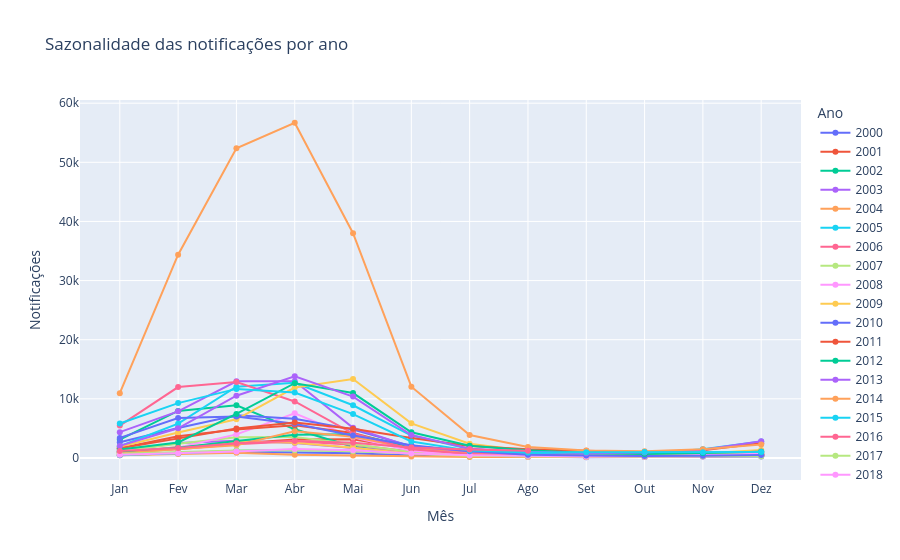

Notebook source saved alongside this figure:
### Code cell
fig = px.line(
    df_sazonalidade,
    x="Mês",
    y="Notificações",
    color="Ano",
    markers=True,
    labels={
        "Mês": "Mês",
        "Notificações": "Notificações",
        "Ano": "Ano"
    },
    title="Sazonalidade das notificações por ano"
)

fig.update_layout(
    xaxis=dict(
        tickmode="array",
        tickvals=list(range(1, 13)),
        ticktext=[
            "Jan", "Fev", "Mar", "Abr",
            "Mai", "Jun", "Jul", "Ago",
            "Set", "Out", "Nov", "Dez"
        ]
    )
)

fig.show()

### Figure 1 — Plotly figure (JSON) as saved in the notebook; plotly's stock layout.template omitted (floating-point values rounded to 4 significant figures)
{"data": [{"hovertemplate": "Ano=2000<br>Mês=%{x}<br>Notificações=%{y}<extra></extra>", "legendgroup": "2000", "line": {"color": "#636efa", "dash": "solid"}, "marker": {"symbol": "circle"}, "mode": "lines+markers", "name": "2000", "orientation": "v", "showlegend": true, "type": "scatter", "x": [1, 2, 3, 4, 5, 6, 7, 8, 9, 10, 11, 12], "xaxis": "x", "y": [458.3, 853.1, 1038.0, 963.3, 795.8, 397.8, 253.6, 194.3, 118.4, 140.9, 233.7, 239.7], "yaxis": "y"}, {"hovertemplate": "Ano=2001<br>Mês=%{x}<br>Notificações=%{y}<extra></extra>", "legendgroup": "2001", "line": {"color": "#EF553B", "dash": "solid"}, "marker": {"symbol": "circle"}, "mode": "lines+markers", "name": "2001", "orientation": "v", "showlegend": true, "type": "scatter", "x": [1, 2, 3, 4, 5, 6, 7, 8, 9, 10, 11, 12], "xaxis": "x", "y": [1015.0, 1804.0, 2431.0, 3115.0, 3158.0, 1533.0, 794.3, 516.6, 349.9, 398.1, 458.6, 537.9], "yaxis": "y"}, {"hovertemplate": "Ano=2002<br>Mês=%{x}<br>Notificações=%{y}<extra></extra>", "legendgroup": "2002", "line": {"color": "#00cc96", "dash": "solid"}, "marker": {"symbol": "circle"}, "mode": "lines+markers", "name": "2002", "orientation": "v", "showlegend": true, "type": "scatter", "x": [1, 2, 3, 4, 5, 6, 7, 8, 9, 10, 11, 12], "xaxis": "x", "y": [3106.0, 7953.0, 8916.0, 4846.0, 1903.0, 767.6, 473.0, 386.3, 293.2, 298.2, 462.9, 509.1], "yaxis": "y"}, {"hovertemplate": "Ano=2003<br>Mês=%{x}<br>Notificações=%{y}<extra></extra>", "legendgroup": "2003", "line": {"color": "#ab63fa", "dash": "solid"}, "marker": {"symbol": "circle"}, "mode": "lines+markers", "name": "2003", "orientation": "v", "showlegend": true, "type": "scatter", "x": [1, 2, 3, 4, 5, 6, 7, 8, 9, 10, 11, 12], "xaxis": "x", "y": [1138.0, 2540.0, 2889.0, 2539.0, 1664.0, 1001.0, 538.0, 339.0, 299.0, 233.2, 280.5, 357.7], "yaxis": "y"}, {"hovertemplate": "Ano=2004<br>Mês=%{x}<br>Notificações=%{y}<extra></extra>", "legendgroup": "2004", "line": {"color": "#FFA15A", "dash": "solid"}, "marker": {"symbol": "circle"}, "mode": "lines+markers", "name": "2004", "orientation": "v", "showlegend": true, "type": "scatter", "x": [1, 2, 3, 4, 5, 6, 7, 8, 9, 10, 11, 12], "xaxis": "x", "y": [447.4, 650.8, 899.7, 552.3, 423.4, 257.3, 178.3, 162.6, 147.1, 151.3, 300.1, 327.3], "yaxis": "y"}, {"hovertemplate": "Ano=2005<br>Mês=%{x}<br>Notificações=%{y}<extra></extra>", "legendgroup": "2005", "line": {"color": "#19d3f3", "dash": "solid"}, "marker": {"symbol": "circle"}, "mode": "lines+markers", "name": "2005", "orientation": "v", "showlegend": true, "type": "scatter", "x": [1, 2, 3, 4, 5, 6, 7, 8, 9, 10, 11, 12], "xaxis": "x", "y": [502.1, 793.8, 1225.0, 1344.0, 1207.0, 888.5, 701.9, 585.4, 358.4, 253.3, 352.8, 394.8], "yaxis": "y"}, {"hovertemplate": "Ano=2006<br>Mês=%{x}<br>Notificações=%{y}<extra></extra>", "legendgroup": "2006", "line": {"color": "#FF6692", "dash": "solid"}, "marker": {"symbol": "circle"}, "mode": "lines+markers", "name": "2006", "orientation": "v", "showlegend": true, "type": "scatter", "x": [1, 2, 3, 4, 5, 6, 7, 8, 9, 10, 11, 12], "xaxis": "x", "y": [961.6, 1481.0, 2334.0, 2840.0, 2224.0, 1087.0, 620.0, 461.2, 272.9, 273.3, 442.9, 554.9], "yaxis": "y"}, {"hovertemplate": "Ano=2007<br>Mês=%{x}<br>Notificações=%{y}<extra></extra>", "legendgroup": "2007", "line": {"color": "#B6E880", "dash": "solid"}, "marker": {"symbol": "circle"}, "mode": "lines+markers", "name": "2007", "orientation": "v", "showlegend": true, "type": "scatter", "x": [1, 2, 3, 4, 5, 6, 7, 8, 9, 10, 11, 12], "xaxis": "x", "y": [1136.0, 2404.0, 3507.0, 3563.0, 2321.0, 997.4, 645.2, 410.6, 243.1, 297.7, 403.4, 509.7], "yaxis": "y"}, {"hovertemplate": "Ano=2008<br>Mês=%{x}<br>Notificações=%{y}<extra></extra>", "legendgroup": "2008", "line": {"color": "#FF97FF", "dash": "solid"}, "marker": {"symbol": "circle"}, "mode": "lines+markers", "name": "2008", "orientation": "v", "showlegend": true, "type": "scatter", "x": [1, 2, 3, 4, 5, 6, 7, 8, 9, 10, 11, 12], "xaxis": "x", "y": [1134.0, 1745.0, 3989.0, 7562.0, 3484.0, 1222.0, 407.2, 214.1, 143.5, 181.1, 241.6, 321.0], "yaxis": "y"}, {"hovertemplate": "Ano=2009<br>Mês=%{x}<br>Notificações=%{y}<extra></extra>", "legendgroup": "2009", "line": {"color": "#FECB52", "dash": "solid"}, "marker": {"symbol": "circle"}, "mode": "lines+markers", "name": "2009", "orientation": "v", "showlegend": true, "type": "scatter", "x": [1, 2, 3, 4, 5, 6, 7, 8, 9, 10, 11, 12], "xaxis": "x", "y": [668.9, 1593.0, 2838.0, 2572.0, 1719.0, 745.9, 359.2, 250.8, 191.8, 267.0, 740.9, 1365.0], "yaxis": "y"}, {"hovertemplate": "Ano=2010<br>Mês=%{x}<br>Notificações=%{y}<extra></extra>", "legendgroup": "2010", "line": {"color": "#636efa", "dash": "solid"}, "marker": {"symbol": "circle"}, "mode": "lines+markers", "name": "2010", "orientation": "v", "showlegend": true, "type": "scatter", "x": [1, 2, 3, 4, 5, 6, 7, 8, 9, 10, 11, 12], "xaxis": "x", "y": [2644.0, 5076.0, 7234.0, 6619.0, 4824.0, 2005.0, 1126.0, 797.0, 580.2, 518.1, 729.2, 1094.0], "yaxis": "y"}, {"hovertemplate": "Ano=2011<br>Mês=%{x}<br>Notificações=%{y}<extra></extra>", "legendgroup": "2011", "line": {"color": "#EF553B", "dash": "solid"}, "marker": {"symbol": "circle"}, "mode": "lines+markers", "name": "2011", "orientation": "v", "showlegend": true, "type": "scatter", "x": [1, 2, 3, 4, 5, 6, 7, 8, 9, 10, 11, 12], "xaxis": "x", "y": [1634.0, 3662.0, 4815.0, 5543.0, 4214.0, 1661.0, 670.6, 448.6, 325.2, 335.5, 465.2, 703.9], "yaxis": "y"}, {"hovertemplate": "Ano=2012<br>Mês=%{x}<br>Notificações=%{y}<extra></extra>", "legendgroup": "2012", "line": {"color": "#00cc96", "dash": "solid"}, "marker": {"symbol": "circle"}, "mode": "lines+markers", "name": "2012", "orientation": "v", "showlegend": true, "type": "scatter", "x": [1, 2, 3, 4, 5, 6, 7, 8, 9, 10, 11, 12], "xaxis": "x", "y": [1022.0, 1713.0, 2885.0, 3914.0, 4017.0, 1913.0, 945.3, 602.4, 361.7, 350.0, 485.3, 863.7], "yaxis": "y"}, {"hovertemplate": "Ano=2013<br>Mês=%{x}<br>Notificações=%{y}<extra></extra>", "legendgroup": "2013", "line": {"color": "#ab63fa", "dash": "solid"}, "marker": {"symbol": "circle"}, "mode": "lines+markers", "name": "2013", "orientation": "v", "showlegend": true, "type": "scatter", "x": [1, 2, 3, 4, 5, 6, 7, 8, 9, 10, 11, 12], "xaxis": "x", "y": [4361.0, 7878.0, 12950.0, 12960.0, 5105.0, 1876.0, 911.5, 570.2, 393.4, 336.8, 397.8, 447.0], "yaxis": "y"}, {"hovertemplate": "Ano=2014<br>Mês=%{x}<br>Notificações=%{y}<extra></extra>", "legendgroup": "2014", "line": {"color": "#FFA15A", "dash": "solid"}, "marker": {"symbol": "circle"}, "mode": "lines+markers", "name": "2014", "orientation": "v", "showlegend": true, "type": "scatter", "x": [1, 2, 3, 4, 5, 6, 7, 8, 9, 10, 11, 12], "xaxis": "x", "y": [747.4, 1527.0, 2156.0, 4504.0, 3601.0, 1576.0, 786.8, 495.6, 606.8, 632.1, 598.1, 647.1], "yaxis": "y"}, {"hovertemplate": "Ano=2015<br>Mês=%{x}<br>Notificações=%{y}<extra></extra>", "legendgroup": "2015", "line": {"color": "#19d3f3", "dash": "solid"}, "marker": {"symbol": "circle"}, "mode": "lines+markers", "name": "2015", "orientation": "v", "showlegend": true, "type": "scatter", "x": [1, 2, 3, 4, 5, 6, 7, 8, 9, 10, 11, 12], "xaxis": "x", "y": [1980.0, 5800.0, 12050.0, 12730.0, 8914.0, 3789.0, 1512.0, 898.7, 744.2, 766.2, 1485.0, 2785.0], "yaxis": "y"}, {"hovertemplate": "Ano=2016<br>Mês=%{x}<br>Notificações=%{y}<extra></extra>", "legendgroup": "2016", "line": {"color": "#FF6692", "dash": "solid"}, "marker": {"symbol": "circle"}, "mode": "lines+markers", "name": "2016", "orientation": "v", "showlegend": true, "type": "scatter", "x": [1, 2, 3, 4, 5, 6, 7, 8, 9, 10, 11, 12], "xaxis": "x", "y": [5474.0, 11980.0, 12840.0, 9554.0, 4128.0, 1469.0, 672.1, 442.2, 309.2, 304.5, 397.9, 478.1], "yaxis": "y"}, {"hovertemplate": "Ano=2017<br>Mês=%{x}<br>Notificações=%{y}<extra></extra>", "legendgroup": "2017", "line": {"color": "#B6E880", "dash": "solid"}, "marker": {"symbol": "circle"}, "mode": "lines+markers", "name": "2017", "orientation": "v", "showlegend": true, "type": "scatter", "x": [1, 2, 3, 4, 5, 6, 7, 8, 9, 10, 11, 12], "xaxis": "x", "y": [720.2, 1044.0, 1276.0, 1303.0, 1149.0, 742.9, 355.3, 279.8, 227.2, 255.3, 266.9, 286.6], "yaxis": "y"}, {"hovertemplate": "Ano=2018<br>Mês=%{x}<br>Notificações=%{y}<extra></extra>", "legendgroup": "2018", "line": {"color": "#FF97FF", "dash": "solid"}, "marker": {"symbol": "circle"}, "mode": "lines+markers", "name": "2018", "orientation": "v", "showlegend": true, "type": "scatter", "x": [1, 2, 3, 4, 5, 6, 7, 8, 9, 10, 11, 12], "xaxis": "x", "y": [542.6, 801.1, 1104.0, 1526.0, 1323.0, 761.6, 458.8, 362.3, 257.4, 327.3, 471.1, 717.8], "yaxis": "y"}, {"hovertemplate": "Ano=2019<br>Mês=%{x}<br>Notificações=%{y}<extra></extra>", "legendgroup": "2019", "line": {"color": "#FECB52", "dash": "solid"}, "marker": {"symbol": "circle"}, "mode": "lines+markers", "name": "2019", "orientation": "v", "showlegend": true, "type": "scatter", "x": [1, 2, 3, 4, 5, 6, 7, 8, 9, 10, 11, 12], "xaxis": "x", "y": [1893.0, 4313.0, 6540.0, 11910.0, 13340.0, 5855.0, 2418.0, 1180.0, 829.7, 724.2, 831.5, 1096.0], "yaxis": "y"}, {"hovertemplate": "Ano=2020<br>Mês=%{x}<br>Notificações=%{y}<extra></extra>", "legendgroup": "2020", "line": {"color": "#636efa", "dash": "solid"}, "marker": {"symbol": "circle"}, "mode": "lines+markers", "name": "2020", "orientation": "v", "showlegend": true, "type": "scatter", "x": [1, 2, 3, 4, 5, 6, 7, 8, 9, 10, 11, 12], "xaxis": "x", "y": [3394.0, 6757.0, 7026.0, 5800.0, 3782.0, 2158.0, 1135.0, 543.4, 400.4, 312.7, 366.7, 482.1], "yaxis": "y"}, {"hovertemplate": "Ano=2021<br>Mês=%{x}<br>Notificações=%{y}<extra></extra>", "legendgroup": "2021", "line": {"color": "#EF553B", "dash": "solid"}, "marker": {"symbol": "circle"}, "mode": "lines+markers", "name": "2021", "orientation": "v", "showlegend": true, "type": "scatter", "x": [1, 2, 3, 4, 5, 6, 7, 8, 9, 10, 11, 12], "xaxis": "x", "y": [1621.0, 3329.0, 4976.0, 6013.0, 4926.0, 3359.0, 2040.0, 1476.0, 1215.0, 983.5, 1323.0, 2472.0], "yaxis": "y"}, {"hovertemplate": "Ano=2022<br>Mês=%{x}<br>Notificações=%{y}<extra></extra>", "legendgroup": "2022", "line": {"color": "#00cc96", "dash": "solid"}, "marker": {"symbol": "circle"}, "mode": "lines+markers", "name": "2022", "orientation": "v", "showlegend": true, "type": "scatter", "x": [1, 2, 3, 4, 5, 6, 7, 8, 9, 10, 11, 12], "xaxis": "x", "y": [1421.0, 2627.0, 7440.0, 12640.0, 10970.0, 4354.0, 2061.0, 1321.0, 840.6, 686.0, 826.3, 1039.0], "yaxis": "y"}, {"hovertemplate": "Ano=2023<br>Mês=%{x}<br>Notificações=%{y}<extra></extra>", "legendgroup": "2023", "line": {"color": "#ab63fa", "dash": "solid"}, "marker": {"symbol": "circle"}, "mode": "lines+markers", "name": "2023", "orientation": "v", "showlegend": true, "type": "scatter", "x": [1, 2, 3, 4, 5, 6, 7, 8, 9, 10, 11, 12], "xaxis": "x", "y": [2040.0, 5015.0, 10520.0, 13800.0, 10380.0, 3885.0, 1576.0, 1065.0, 813.0, 907.7, 1402.0, 2810.0], "yaxis": "y"}, {"hovertemplate": "Ano=2024<br>Mês=%{x}<br>Notificações=%{y}<extra></extra>", "legendgroup": "2024", "line": {"color": "#FFA15A", "dash": "solid"}, "marker": {"symbol": "circle"}, "mode": "lines+markers", "name": "2024", "orientation": "v", "showlegend": true, "type": "scatter", "x": [1, 2, 3, 4, 5, 6, 7, 8, 9, 10, 11, 12], "xaxis": "x", "y": [10960.0, 34370.0, 52390.0, 56690.0, 38000.0, 12050.0, 3881.0, 1841.0, 1260.0, 1147.0, 1487.0, 2288.0], "yaxis": "y"}, {"hovertemplate": "Ano=2025<br>Mês=%{x}<br>Notificações=%{y}<extra></extra>", "legendgroup": "2025", "line": {"color": "#19d3f3", "dash": "solid"}, "marker": {"symbol": "circle"}, "mode": "lines+markers", "name": "2025", "orientation": "v", "showlegend": true, "type": "scatter", "x": [1, 2, 3, 4, 5, 6, 7, 8, 9, 10, 11, 12], "xaxis": "x", "y": [5834.0, 9278.0, 11680.0, 11070.0, 7424.0, 2784.0, 1240.0, 902.5, 985.1, 998.9, 945.2, 990.5], "yaxis": "y"}, {"hovertemplate": "Ano=2026<br>Mês=%{x}<br>Notificações=%{y}<extra></extra>", "legendgroup": "2026", "line": {"color": "#FF6692", "dash": "solid"}, "marker": {"symbol": "circle"}, "mode": "lines+markers", "name": "2026", "orientation": "v", "showlegend": true, "type": "scatter", "x": [1, 2, 3, 4, 5, 6, 7, 8], "xaxis": "x", "y": [1157.0, 1682.0, 2499.0, 2858.0, 2553.0, 1775.0, 1442.0, 1220.0], "yaxis": "y"}], "layout": {"legend": {"title": {"text": "Ano"}, "tracegroupgap": 0}, "title": {"text": "Sazonalidade das notificações por ano"}, "xaxis": {"anchor": "y", "domain": [0, 1], "tickmode": "array", "ticktext": ["Jan", "Fev", "Mar", "Abr", "Mai", "Jun", "Jul", "Ago", "Set", "Out", "Nov", "Dez"], "tickvals": [1, 2, 3, 4, 5, 6, 7, 8, 9, 10, 11, 12], "title": {"text": "Mês"}}, "yaxis": {"anchor": "x", "domain": [0, 1], "title": {"text": "Notificações"}}}}
